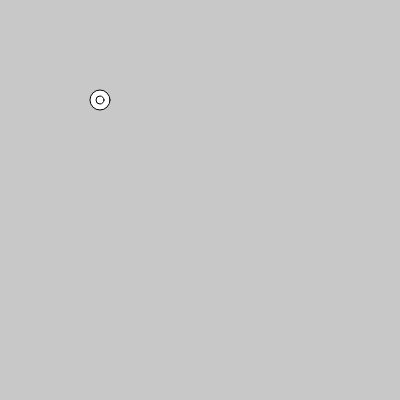
Frame 1 (no input)
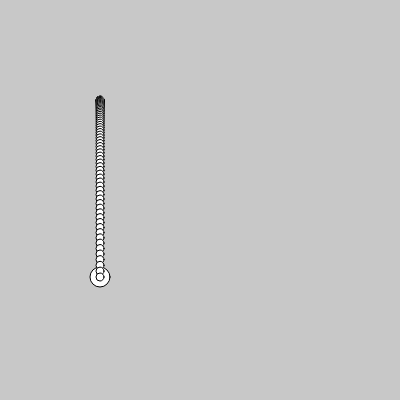
Frame 60 (no input)
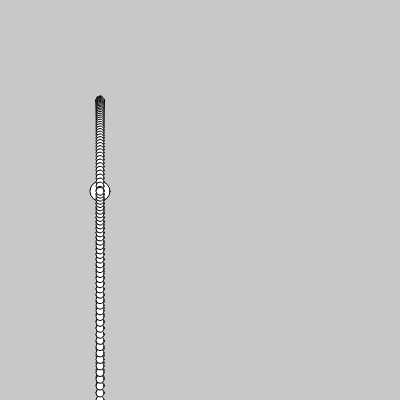
Frame 120 (the mouse pressed at the canvas centre since frame 60)

The p5.js sketch that drew these frames (run headless with seeded random() and noise() and a simulated clock; from frame 60 on, the mouse is pressed at the canvas centre):

// p5.js sketch
// ── sketch.js
var  particle

function setup() {
  createCanvas(400, 400);
  particle = new Particle(100, 100);
}

function draw() {
  background(200);
  particle.update();
  particle.show();
}0
// ── particle.js
var gravity = 0.1;

function Particle(x, y) {
  this.x = x;
  this.y = y;
  this.history = [];
  
  this.yspeed = 0;
  
  this.update = function() {
    this.y += this.yspeed;
    this.yspeed += gravity;
    // print(this.y);
    // print(this.yspeed);
    
    if(this.y > height) {
      this.y = height;
      this.yspeed *= -0.9;
    }
    var v = createVector(this.x, this.y)
    this.history.push(v);
    // print(this.history);
  }
  
  this.show = function() {
    stroke(0);
    fill(255);
    ellipse(this.x, this.y, 20, 20);
    
    for(var i = 0; i < this.history.length; i++) 
    {
      var pos = this.history[i];
      ellipse(pos.x, pos.y, 8, 8);
      // print(pos.x);
    }
  }
}
